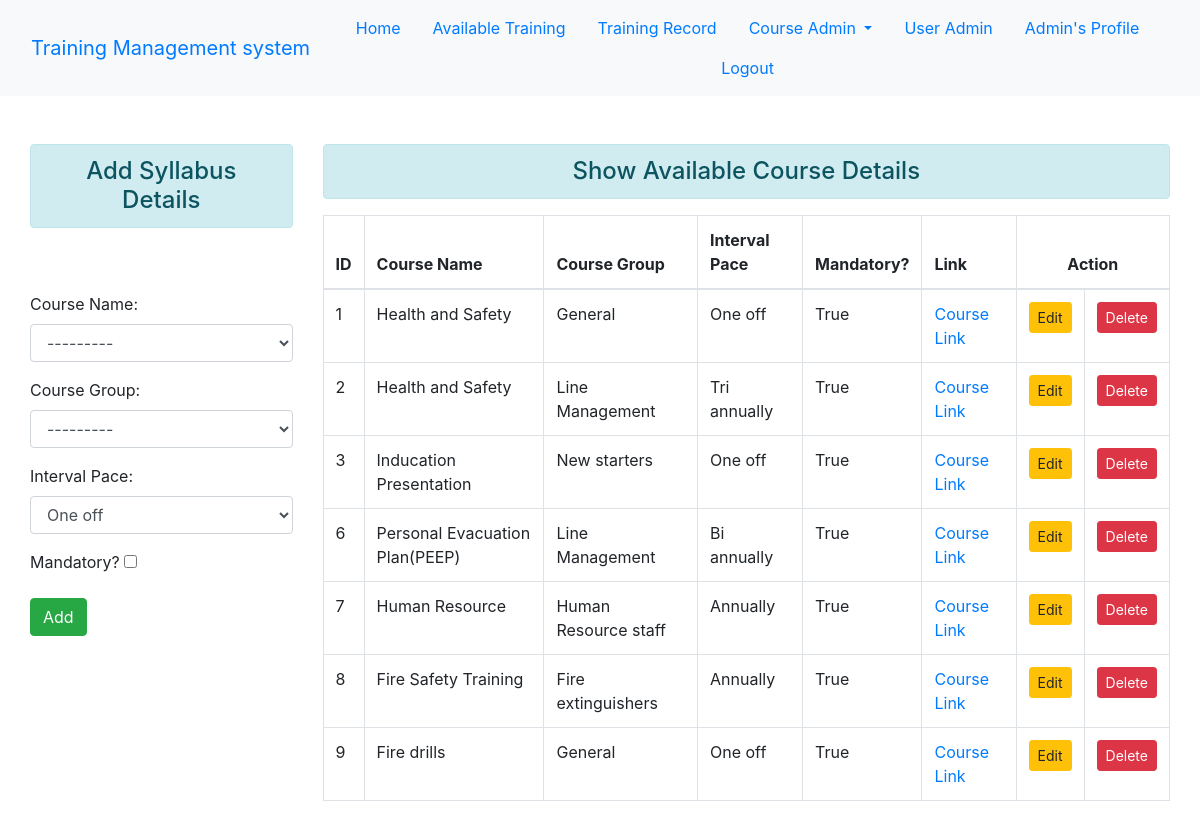
/course/add_syllabus/ (signed in), run on an earlier commit of the app's database.
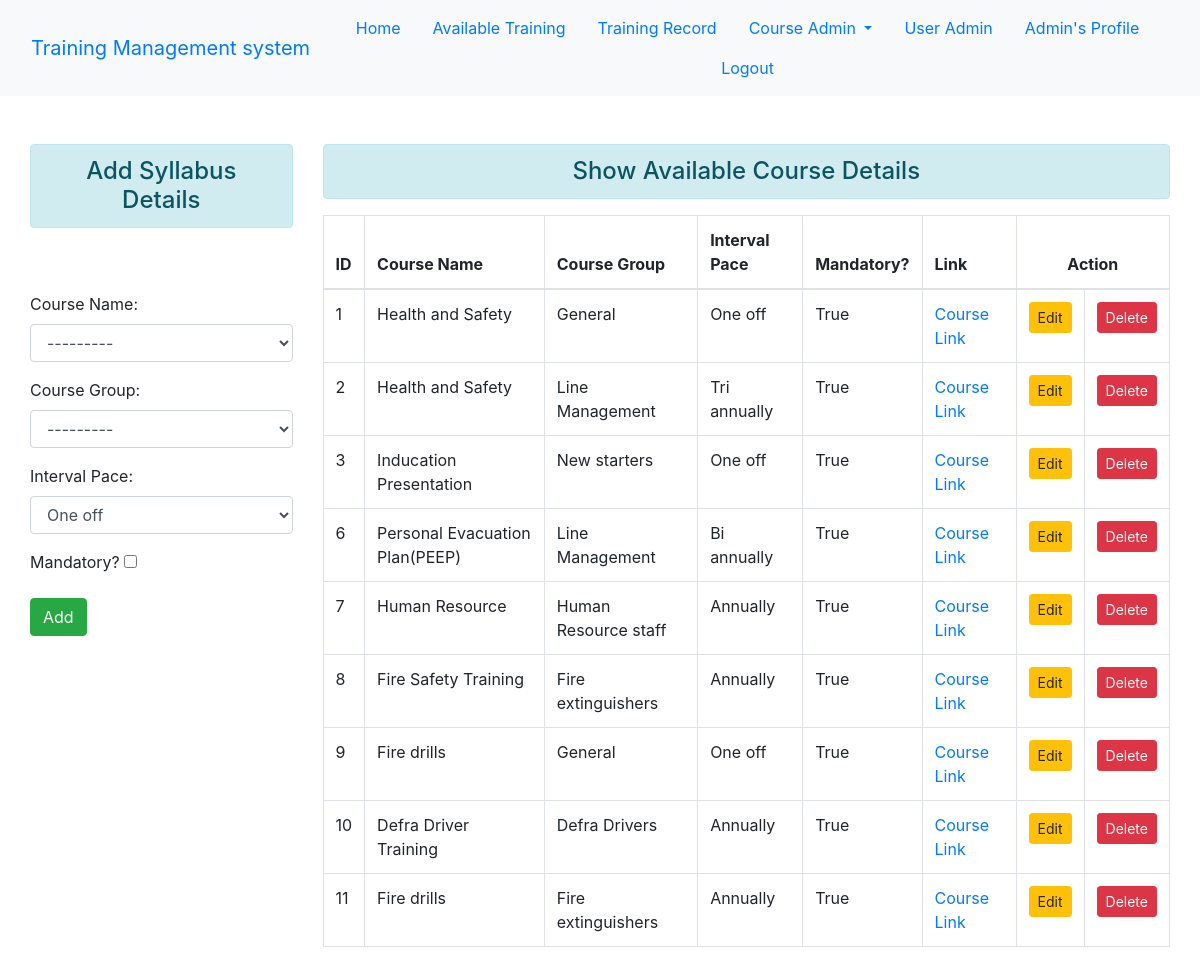
And on a later commit of the database.
### courseapp/models.py (models this page shows, shortened)
class CourseGroupSyllabus(models.Model):
    course_id = models.ForeignKey("CourseDetails", verbose_name="Course Id", on_delete=models.CASCADE)
    course_group_id = models.ForeignKey("CourseGroup", verbose_name="Group Id", on_delete=models.CASCADE)
    course_interval = models.IntegerField(choices=CourseInterval.choices(), default = CourseInterval.ONE_OFF )
    course_mandatory = models.BooleanField(default=False)

class CourseDetails(models.Model):
    course_name = models.CharField(max_length=100, unique=True, blank=False)
    course_link = models.URLField(verbose_name="Course Link", max_length=1000, unique=True, blank=False)
    course_desc = models.TextField(blank=True)
    def __str__(self):
        return self.course_name

class CourseGroup(models.Model):
    group_name = models.CharField(max_length=25)
    group_desc = models.CharField(max_length=255, blank=True)
    def __str__(self):
        return self.group_name

### courseapp/views.py (the view)
# urls.py: path('add_syllabus/', views.add_syllabus, name='add_syllabus'),
@user_passes_test(lambda user: user.is_superuser)
def add_syllabus(request):
    if request.method == 'POST':
        fm = CourseGroupSyllabusForm(request.POST)
        if fm.is_valid():
            fm.save()
            fm = CourseGroupSyllabusForm()
            messages.success(request, 'Syllabus Successfully Added!!')
    else:
        fm = CourseGroupSyllabusForm()
    syllabus = CourseGroupSyllabus.objects.all()
    return render(request, 'courseapp/add_syllabus.html', {'form':fm, 'syllabus':syllabus })

### courseapp/forms.py
class CourseGroupSyllabusForm(forms.ModelForm):
    class Meta:
        model = models.CourseGroupSyllabus
        fields = "__all__"
        labels = {'course_id':'Course Name', 'course_group_id': 'Course Group', 'course_interval':'Interval Pace', 'course_mandatory':'Mandatory?'}
        widgets = { 'course_group_id': forms.Select(attrs={'class':'form-control'}),
                    'course_id': forms.Select(attrs={'class':'form-control'}),
                    'course_interval': forms.Select(attrs={'class':'form-control'}),
                   }

### courseapp/templates/courseapp/add_syllabus.html (shortened to what this page needs)
{% extends 'enrollapp/base.html' %}
{% block content %}
<div class="row">
    <div class="col-sm-3 ">
        <h4 class="text-center alert alert-info"> Add Syllabus Details </h4>
        <br/>
        <br>
        <form action="" method = "POST">
            {{ form.as_p }}
            <input type="submit" class="btn btn-success" value="Add">
        </form>
    </div>
    <div class="col-sm-9">
        <h4 class="text-center alert alert-info"> Show Available Course Details </h4>
        {% if syllabus %}
            <table class="table table-hover table-bordered">
                <thead>
                    <tr>
                        <th scope="col">ID</th>
                        <th scope="col">Course Name</th>
                        <th scope="col">Course Group</th>
                        <th scope="col">Interval Pace</th>
                        <th scope="col">Mandatory?</th>
                        <th scope="col">Link</th>
                        <th scope="col" colspan="2" style="text-align:center">Action</th>
                    </tr>
                </thead>
                <tbody>
                    {% for sylbus in syllabus %}
                        <tr>
                            <td scope="row">{{sylbus.id}}</td>
                            <td>{{sylbus.course_id}} </td>
                            <td>{{sylbus.course_group_id}}</td>
                            <td>{{sylbus.get_course_interval_display}}</td>
                            <td>{{sylbus.course_mandatory}}</td>
                            <td><a href="{{sylbus.course_id.course_link}}" target="_blank">Course Link</a></td>
                            <td>
                                <a href="{% url 'update_syllabus' sylbus.id %}" class="btn btn-warning btn-sm">Edit</a>
                            </td>
                            <td>
                                <form action="{% url 'delete_syllabus' sylbus.id %}" method="post" class="d-inline">
                                    <input type="submit" class="btn btn-danger btn-sm" onclick='confirm("Are you sure to delete this record?")' value="Delete">
                                </form>
                            </td>
                        </tr>
                    {% endfor %}
                </tbody>
          </table>
        {%else%}
            <h4 class="text-center alert alert-warning"> No Records</h4>
        {% endif %}
    </div>
</div>
{% endblock content %}

What changed in the data, as far as the page shows it:
added CourseGroupSyllabus: id "10", course_id "Defra Driver Training", course_group_id "Defra Drivers", course_interval "Annually", course_mandatory "True"
added CourseGroupSyllabus: id "11", course_id "Fire drills", course_group_id "Fire extinguishers", course_interval "Annually", course_mandatory "True"
